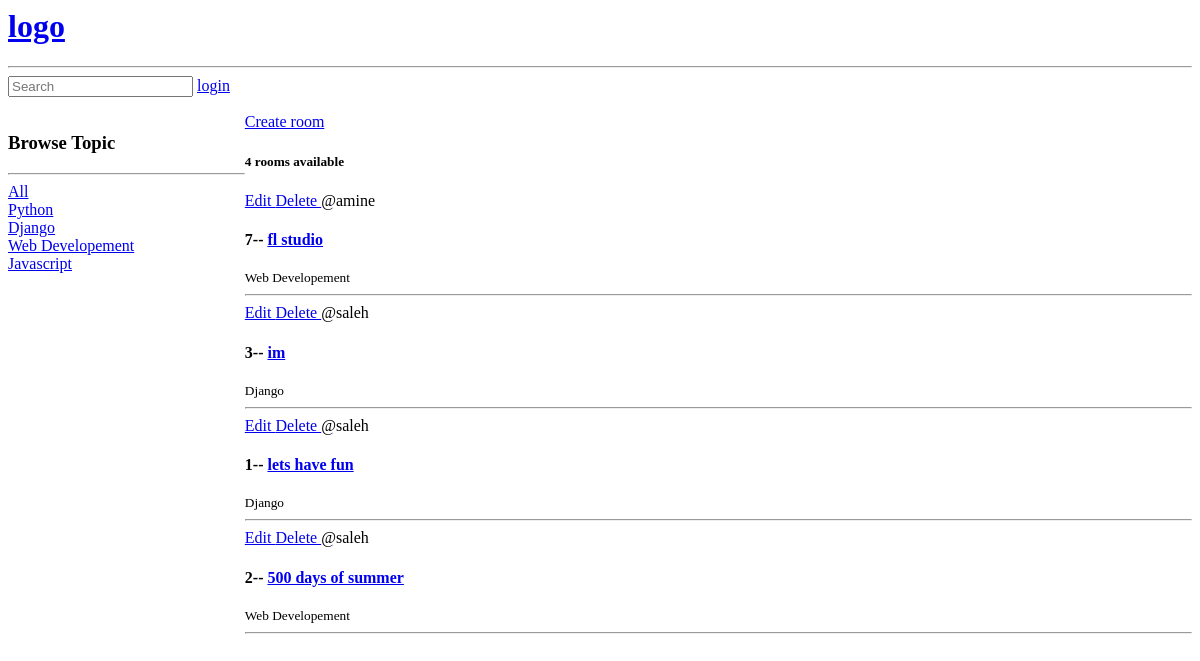
Before: / with the older database file.
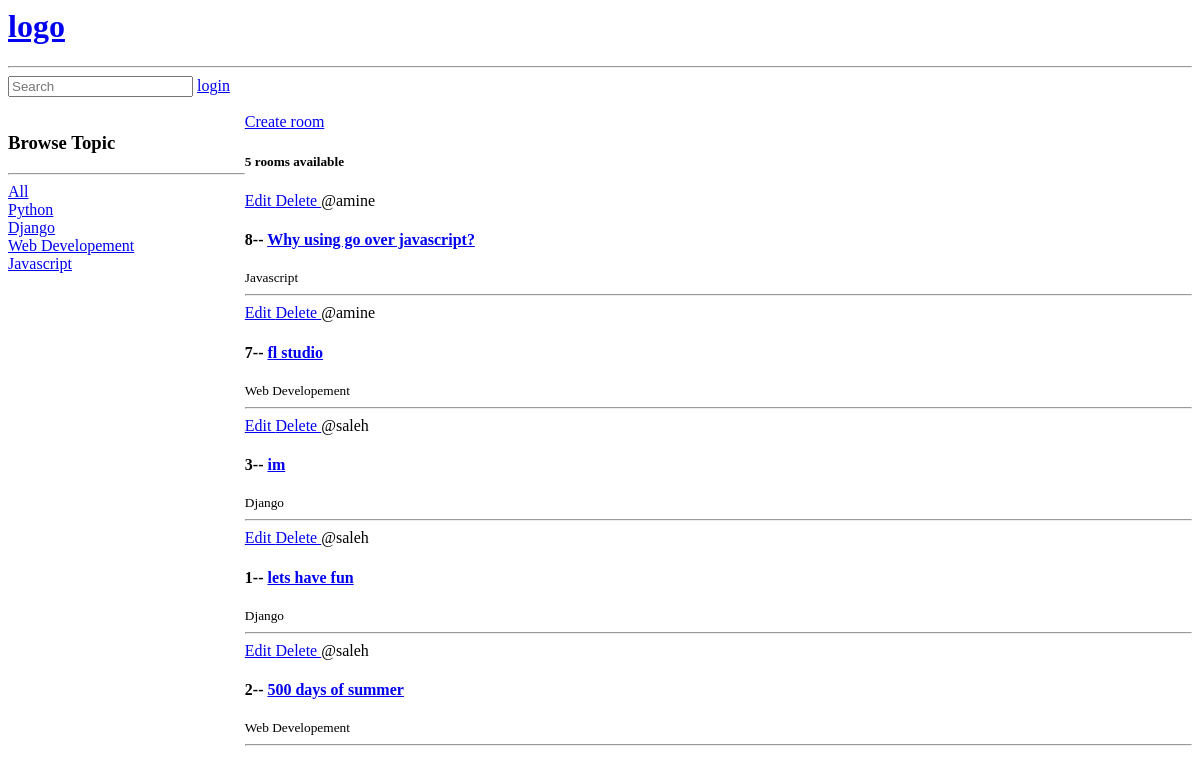
After: the same page with the newer database file.
### firstapp/models.py (models this page shows, shortened)
class Topic(models.Model):
    name = models.CharField(max_length=200)

class Room(models.Model):
    host = models.ForeignKey(User, on_delete=models.SET_NULL, null=True)
    topic = models.ForeignKey(Topic, on_delete=models.SET_NULL, null=True)
    name = models.CharField(max_length=200)
    descption = models.TextField(null=True, blank=True )
    update = models.DateTimeField(auto_now=True)
    created = models.DateTimeField(auto_now_add=True)
    class Meta:
        ordering = ['-update', '-created']

### firstapp/views.py (the view)
# urls.py: 2. Add a URL to urlpatterns:  path('', views.home, name='home')
def home(response):
    q = response.GET.get('q') if response.GET.get('q') != None else ''
    query = Q(topic__name__icontains = q) | Q(name__icontains = q) | Q(descption__icontains = q)
    rooms = Room.objects.filter(query)
    topics = Topic.objects.all()
    room_count = rooms.count()
    context = {'rooms': rooms,
               'topics' :topics,
               'room_count' : room_count,
    }
    return render(response, 'firstapp/home.html', context)

### TEMPLATES/firstapp/home.html (shortened to what this page needs)
{%include 'firstapp/navbar.html'%}
<body>
</body>
{% block content %}
<div class="home-container">
    <div>
        <h3> Browse Topic</h3>
        <hr>
        <div>
            <a href="{% url 'home' %}"> All </a>
        </div>
        {%for topic in topics%}
        <div>
            <a href="{% url 'home' %}?q={{topic.name}}">{{topic.name}} </a>
        </div>
        {%endfor%}
    </div>
    <div>
        <a href= "{% url 'create-room' %}"> Create room </a>
        <div>
            <h5>{{room_count}} rooms available </h5>
           {%for room in rooms%}
           <div>
             <a href="{% url 'update-room' room.id%}"> Edit </a>
             <a href="{% url 'delete-room' room.id%}"> Delete </a>
               <span> @{{room.host.username}} </span>
               <h4> {{room.id}}-- <a href="{% url 'room' room.id %}">{{room.name}}</a> </h4>
            <small>{{room.topic.name}} </small>
            <hr>
            </div>
            {%endfor%}
        </div>
    </div>
</div>
{% endblock content %}

### TEMPLATES/firstapp/navbar.html
<a href="/">
    <h1> logo </h1>
</a>
<hr>
<form method="GET" action="{%url 'home'%}">
    <input type="text" name="q" placeholder="Search" />
<a href="{%url 'login' %}">login</a>
</form>

### TEMPLATES/firstapp/home.html (style rules this page uses)
.home-container { display : grid; grid-template-columns: 1fr 4fr; }

Changed rows visible on the page:
added Room: host.username "amine", id "8", name "Why using go over javascript?", topic.name "Javascript"
Other visible differences:
{{ room_count }}: "4" → "5"
